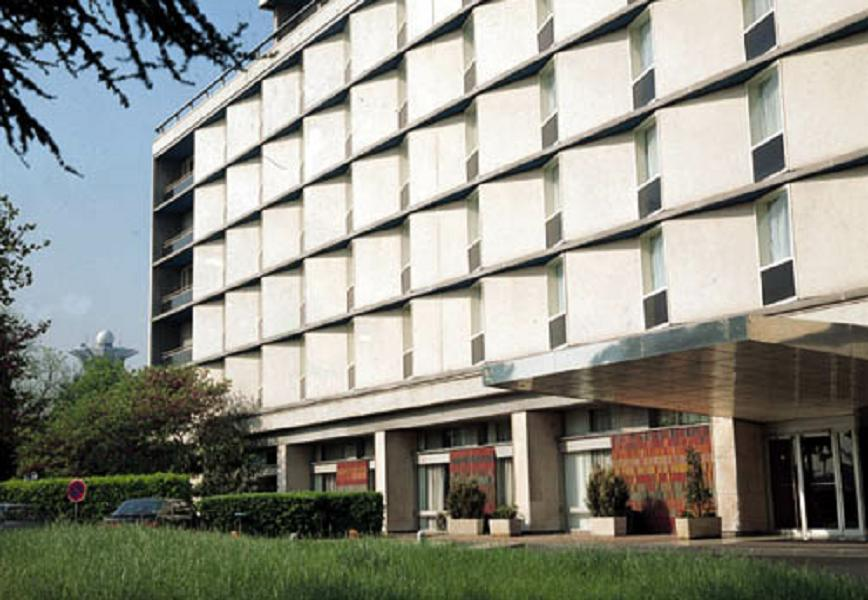
//> input picture images/building.jpg, 868 x 600 px, given in place of , which was not available
$ ./edge_diff   (built with g++ and OpenCV 4)
//> lines starting //> are read from the running program, lines starting //| are printed output that depends on the picture; after the words box and inside, x2 and y2 are one past the last pixel; in counts of white or black regions, pixels touching at a corner belong together; pictures that were not available may be replaced by others from this repository, and a replacement may not be noted
#include "opencv2/imgproc/imgproc.hpp"
#include "opencv2/highgui/highgui.hpp"

#include <iostream>
#include <fstream>
#include <stdlib.h>
#include <string.h>

using namespace cv;
using namespace std;

int edgeThresh = 20;
int blurFactor = 6;
int edgeThresh2 = 120;
int cannyThresh = 40;
Scalar WHITE = Scalar(255,255,255);

Mat image_empty, image_full, image_full_gray;
Mat image, gray, edge, cedge, gray_edge;
vector<vector<Point> > contours;
vector<Vec4i> hierarchy;

// define a trackbar callback
void onTrackbar(int, void*)
{
	int blursize = blurFactor*3-blurFactor%2 + 1;

	threshold(gray, cedge, edgeThresh, 255, THRESH_BINARY);
	GaussianBlur(cedge, edge, Size(blursize, blursize), blurFactor);
	threshold(edge, cedge, edgeThresh2, 255, THRESH_BINARY);

	findContours( cedge, contours, hierarchy, CV_RETR_LIST, CV_CHAIN_APPROX_SIMPLE);

	std::vector<Vec4i>::size_type i;
	double area;

	for(i = 0; i != hierarchy.size(); i++) {
		area = fabs(contourArea(contours[i]));

		if(area > 500) {
			drawContours( cedge, contours, i, WHITE, CV_FILLED);
		}
	}

	GaussianBlur(image_full, edge, Size(blursize, blursize), blurFactor);
	image_full.copyTo(edge, cedge);
	cvtColor(edge, image_full_gray, CV_BGR2GRAY);
	//blur(image_full_gray, gray_edge, Size(3,3));

	edge = Scalar::all(0);
	Canny(image_full_gray, image_full_gray, cannyThresh, cannyThresh*3, 3);
	//image_full.copyTo(edge, image_full_gray);

	findContours( image_full_gray, contours, CV_RETR_LIST, CV_CHAIN_APPROX_TC89_L1);
	drawContours( edge, contours, -1, Scalar(128,255,255), 1, CV_AA);

	imshow("Diff", edge);
}

const char* keys =
{
	"{1| |images/diff_empty.jpg|input image name 1}"
	"{2| |images/diff_full.jpg|input image name 2}"
};

double x_to_robot(int x)
{
	return (-x/(double)3.);
}

double y_to_robot(int y)
{
	return (y/(double)3.);
}

int main( int argc, const char** argv )
{
	CommandLineParser parser(argc, argv, keys);
	string filename1 = parser.get<string>("1");
	string filename2 = parser.get<string>("2");

	image_empty = imread(filename1, 1);
//> image_empty is the input picture: 600 rows x 868 cols, CV_8UC3; mean B, G, R 133.7, 143.6, 142.9
	image_full = imread(filename2, 1);

	if (image_empty.empty() || image_full.empty()) {
		cout << "Could not read image file " << filename1 << " or " << filename2 << "." << endl;
		return -1;
	}

	image.create(image_empty.size(), image_empty.type());

	absdiff(image_full, image_empty, image);
//> image: 600 rows x 868 cols, CV_8UC3; every value is 0
	cvtColor(image, gray, CV_BGR2GRAY);
//> gray: 600 rows x 868 cols, CV_8UC1; every value is 0

	namedWindow("Diff", 1);
	//imshow("Diff", image);

	//imwrite("diff.png", cedge);

	createTrackbar("Threshold 1", "Diff", &edgeThresh, 255, onTrackbar);
	createTrackbar("Blur", "Diff", &blurFactor, 60, onTrackbar);
	createTrackbar("Threshold 2", "Diff", &edgeThresh2, 255, onTrackbar);
	createTrackbar("Canny", "Diff", &cannyThresh, 255, onTrackbar);

	// create a toolbar
	//createTrackbar("Canny threshold", "Edge map", &edgeThresh, 100, onTrackbar);
	//createTrackbar("Blur", "Bluring", &blurFactor, 15, onTrackbar);

	// Show the image
	onTrackbar(0, 0);
//> in onTrackbar, `findContours( cedge, contours, hierarchy, CV_RETR_LIST, CV_CHAIN_APPRO..`: contours = 0 contours
//> in onTrackbar, `GaussianBlur(image_full, edge, Size(blursize, blursize), blurFactor);`:
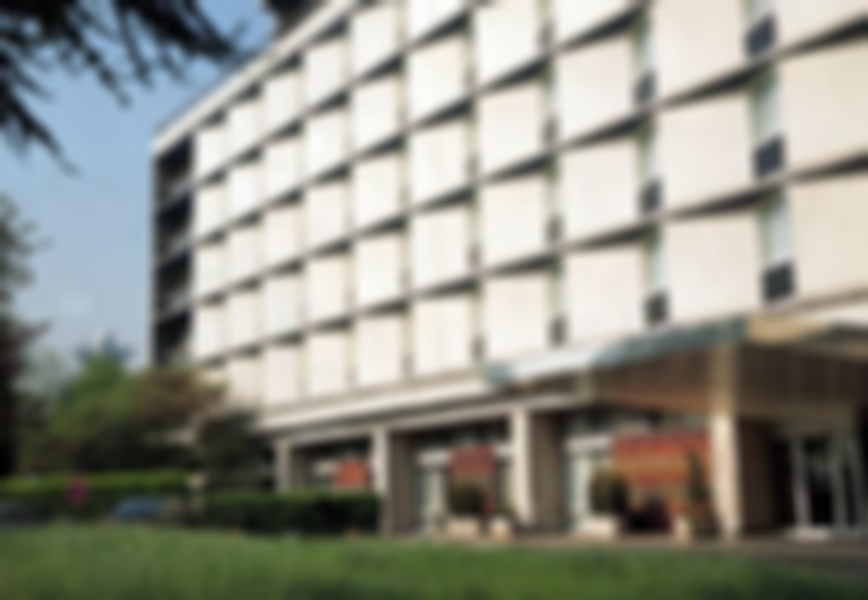
//> edge: 600 rows x 868 cols, CV_8UC3; mean B, G, R 133.7, 143.6, 142.9
//> in onTrackbar, `cvtColor(edge, image_full_gray, CV_BGR2GRAY);`:
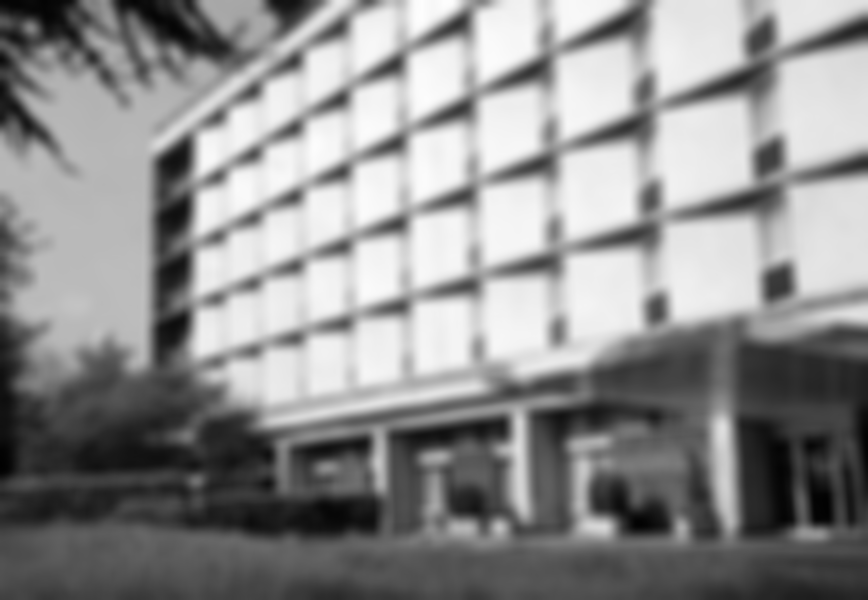
//> image_full_gray: 600 rows x 868 cols, CV_8UC1; min 1, max 253, mean 142.3
//> in onTrackbar, `Canny(image_full_gray, image_full_gray, cannyThresh, cannyThresh*3, 3);`:
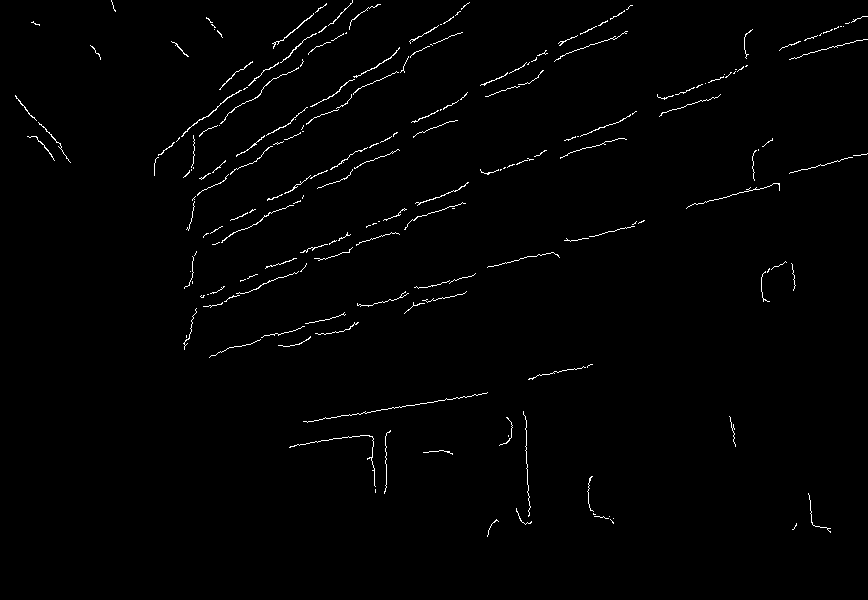
//> image_full_gray: 600 rows x 868 cols, CV_8UC1; 1.1% white in thin lines or dots, all inside (x1, y1, x2, y2) = (15, 0, 868, 537)
//> in onTrackbar, `findContours( image_full_gray, contours, CV_RETR_LIST, CV_CHAIN_APPROX..`: contours = 211 contours, 205 with area under 20; largest, box (x1, y1, x2, y2) and area: (181, 90, 242, 137) 42, (272, 13, 314, 49) 40, (220, 67, 299, 124) 24, (330, 147, 368, 170) 22, (353, 47, 400, 78) 21, (236, 135, 265, 157) 20
//> in onTrackbar, `drawContours( edge, contours, -1, Scalar(128,255,255), 1, CV_AA);`:
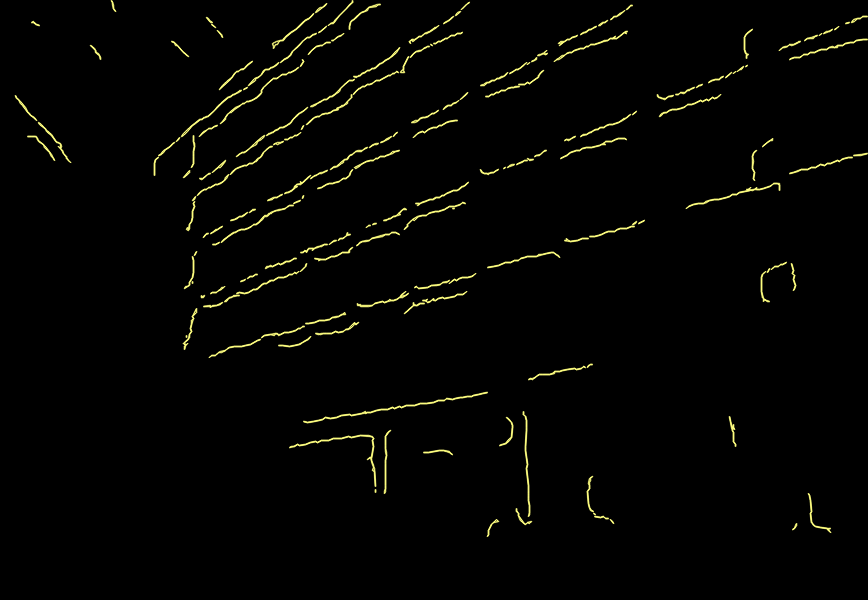
//> edge: 600 rows x 868 cols, CV_8UC3; mean B, G, R 2.3, 4.5, 4.5

	// Wait for a key stroke; the same function arranges events processing
	waitKey(0);

	imwrite("edge.png", edge);

	ofstream output_file;
	output_file.open("output.v2");

	output_file << ".PROGRAM drawimage()" << endl;
	output_file << "       SET origin = TRANS(280,-80,198,0,180,0) ; Set the coordinates of the center of the circle" << endl;
	output_file << "       punch = 11.5" << endl;
	output_file << "       SPEED 250 MMPS ALWAYS" << endl;
	output_file << "       ACCEL 170, 170" << endl;
	output_file << "       COARSE 150 ALWAYS" << endl;
	output_file << "       MOVES origin ; Move linearly to the center of the workspace" << endl;
	output_file << "       BREAK ; Wait until destination has been reached" << endl << endl;

	vector<Point> segment;
	std::vector<vector<Point> >::size_type i;
	std::vector<Point>::size_type j;
	std::vector<Point>::size_type size, last;

	for(i = 0; i != contours.size(); i++) {
		segment = contours[i];
		size = segment.size();

		if(size < 5)
			continue;

		cout << "Segment :" << endl;
		output_file << "CALL moveto(" << x_to_robot(segment[0].y) << "," << y_to_robot(segment[0].x) << ", 0)" << endl;

		last = size-1;//min(size-1, size/2+4);
		for(j = 0; j <= last; j+=2) {
			cout << "\tx:" << segment[j].x << " y:" << segment[j].y << endl;
			output_file << "CALL moveto(" << x_to_robot(segment[j].y) << "," << y_to_robot(segment[j].x) << ", punch)" << endl;
		}

		output_file << "CALL moveto(" << x_to_robot(segment[last].y) << "," << y_to_robot(segment[last].x) << ", punch)" << endl;
		output_file << "CALL moveto(" << x_to_robot(segment[last].y) << "," << y_to_robot(segment[last].x) << ", 0)" << endl << endl;
	}
//> this loop made 211 passes
//> (size, last) on passes 1, 3, 6, 8, 9, 11, 12, 14, 15, 16, 17, 18: (6, 5), (10, 9), (8, 7), (17, 16), (21, 20), (19, 18), (12, 11), (54, 53), (24, 23), (17, 16), (20, 19), (39, 38)
//> last on passes 61, 62, 67, 68, 70, 72: 21, 9, 4, 10, 4, 18
//| Segment :
//| Segment :
//| Segment :
//| Segment :
//| Segment :
//| Segment :
//| Segment :
//| Segment :
//> (output is shown up to pass 14 of 211)

	output_file << "MOVES origin" << endl;
	output_file << "BREAK" << endl << endl;

	output_file << ".END";

	output_file.close();


	return 0;
}
